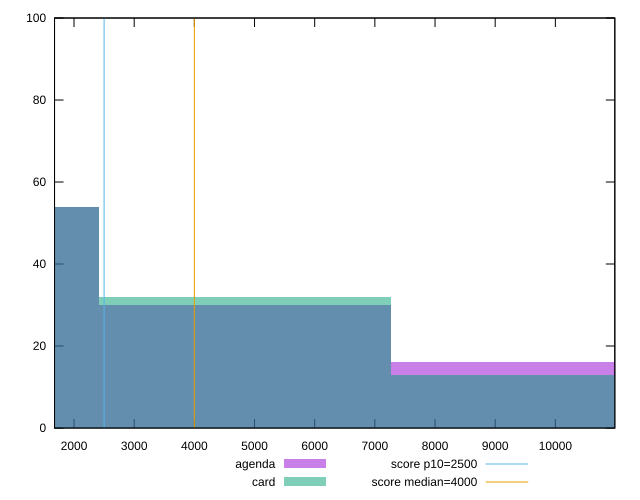

gnuplot code for this plot:
reset

$agenda <<EOF
9683.195853022615 16
0 54
4841.597926511307 30
EOF

$card <<EOF
0 54
9683.195853022615 13
4841.597926511307 32
EOF

set key outside below
set boxwidth 4841.597926511307
set xrange [1676.1439999999998:10988.4225]
set yrange [0:100]
set trange [0:100]
set style fill transparent solid 0.5 noborder

set parametric
set terminal svg size 640, 500 enhanced background rgb 'white'
set output "reports/report_00027_2021-02-24T12-40-31.850Z/largest-contentful-paint/comparison/histogram/1_vs_2.svg"

plot $agenda title "agenda" with boxes, \
     $card title "card" with boxes, \
     2500,t title "score p10=2500", \
     4000,t title "score median=4000"

reset
